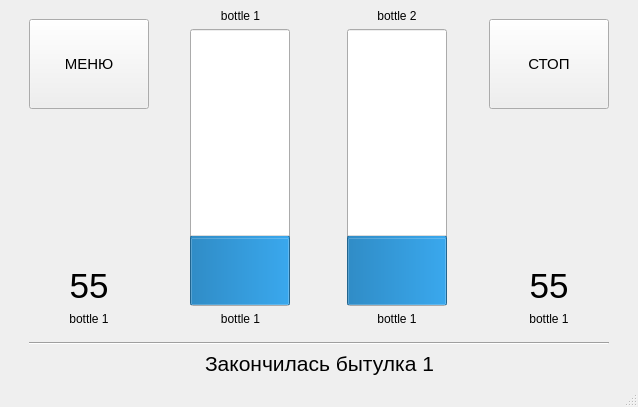
<?xml version="1.0" encoding="UTF-8"?>
<ui version="4.0">
 <class>MainWindow</class>
 <widget class="QMainWindow" name="MainWindow">
  <property name="geometry">
   <rect>
    <x>0</x>
    <y>0</y>
    <width>638</width>
    <height>407</height>
   </rect>
  </property>
  <property name="minimumSize">
   <size>
    <width>480</width>
    <height>320</height>
   </size>
  </property>
  <property name="windowTitle">
   <string>MainWindow</string>
  </property>
  <widget class="QWidget" name="centralwidget">
   <layout class="QHBoxLayout" name="horizontalLayout_5">
    <item>
     <spacer name="horizontalSpacer_7">
      <property name="orientation">
       <enum>Qt::Horizontal</enum>
      </property>
      <property name="sizeType">
       <enum>QSizePolicy::Minimum</enum>
      </property>
      <property name="sizeHint" stdset="0">
       <size>
        <width>20</width>
        <height>20</height>
       </size>
      </property>
     </spacer>
    </item>
    <item>
     <layout class="QVBoxLayout" name="verticalLayout_5">
      <item>
       <layout class="QHBoxLayout" name="horizontalLayout_4">
        <item>
         <layout class="QVBoxLayout" name="verticalLayout_3">
          <item>
           <widget class="QPushButton" name="button_menu">
            <property name="minimumSize">
             <size>
              <width>120</width>
              <height>90</height>
             </size>
            </property>
            <property name="maximumSize">
             <size>
              <width>85</width>
              <height>70</height>
             </size>
            </property>
            <property name="font">
             <font>
              <pointsize>11</pointsize>
             </font>
            </property>
            <property name="text">
             <string>МЕНЮ</string>
            </property>
            <property name="autoRepeatInterval">
             <number>100</number>
            </property>
           </widget>
          </item>
          <item>
           <spacer name="verticalSpacer">
            <property name="orientation">
             <enum>Qt::Vertical</enum>
            </property>
            <property name="sizeHint" stdset="0">
             <size>
              <width>20</width>
              <height>40</height>
             </size>
            </property>
           </spacer>
          </item>
          <item>
           <widget class="QLabel" name="value_2">
            <property name="font">
             <font>
              <pointsize>26</pointsize>
             </font>
            </property>
            <property name="text">
             <string>55</string>
            </property>
            <property name="alignment">
             <set>Qt::AlignCenter</set>
            </property>
           </widget>
          </item>
          <item>
           <widget class="QLabel" name="label_5">
            <property name="text">
             <string>bottle 1</string>
            </property>
            <property name="alignment">
             <set>Qt::AlignCenter</set>
            </property>
           </widget>
          </item>
         </layout>
        </item>
        <item>
         <spacer name="horizontalSpacer_13">
          <property name="orientation">
           <enum>Qt::Horizontal</enum>
          </property>
          <property name="sizeHint" stdset="0">
           <size>
            <width>40</width>
            <height>20</height>
           </size>
          </property>
         </spacer>
        </item>
        <item>
         <layout class="QVBoxLayout" name="verticalLayout">
          <item>
           <widget class="QLabel" name="label">
            <property name="text">
             <string>bottle 1</string>
            </property>
            <property name="alignment">
             <set>Qt::AlignCenter</set>
            </property>
           </widget>
          </item>
          <item>
           <layout class="QHBoxLayout" name="horizontalLayout_2">
            <item>
             <spacer name="horizontalSpacer_10">
              <property name="orientation">
               <enum>Qt::Horizontal</enum>
              </property>
              <property name="sizeHint" stdset="0">
               <size>
                <width>40</width>
                <height>20</height>
               </size>
              </property>
             </spacer>
            </item>
            <item>
             <widget class="QProgressBar" name="progressBar">
              <property name="minimumSize">
               <size>
                <width>100</width>
                <height>0</height>
               </size>
              </property>
              <property name="font">
               <font>
                <pointsize>11</pointsize>
               </font>
              </property>
              <property name="value">
               <number>24</number>
              </property>
              <property name="alignment">
               <set>Qt::AlignCenter</set>
              </property>
              <property name="orientation">
               <enum>Qt::Vertical</enum>
              </property>
              <property name="format">
               <string/>
              </property>
             </widget>
            </item>
            <item>
             <spacer name="horizontalSpacer_9">
              <property name="orientation">
               <enum>Qt::Horizontal</enum>
              </property>
              <property name="sizeHint" stdset="0">
               <size>
                <width>40</width>
                <height>20</height>
               </size>
              </property>
             </spacer>
            </item>
           </layout>
          </item>
          <item>
           <widget class="QLabel" name="label_8">
            <property name="text">
             <string>bottle 1</string>
            </property>
            <property name="alignment">
             <set>Qt::AlignCenter</set>
            </property>
           </widget>
          </item>
         </layout>
        </item>
        <item>
         <spacer name="horizontalSpacer_3">
          <property name="orientation">
           <enum>Qt::Horizontal</enum>
          </property>
          <property name="sizeHint" stdset="0">
           <size>
            <width>13</width>
            <height>20</height>
           </size>
          </property>
         </spacer>
        </item>
        <item>
         <layout class="QVBoxLayout" name="verticalLayout_2">
          <item>
           <widget class="QLabel" name="label_2">
            <property name="text">
             <string>bottle 2</string>
            </property>
            <property name="alignment">
             <set>Qt::AlignCenter</set>
            </property>
           </widget>
          </item>
          <item>
           <layout class="QHBoxLayout" name="horizontalLayout">
            <item>
             <spacer name="horizontalSpacer_11">
              <property name="orientation">
               <enum>Qt::Horizontal</enum>
              </property>
              <property name="sizeHint" stdset="0">
               <size>
                <width>40</width>
                <height>20</height>
               </size>
              </property>
             </spacer>
            </item>
            <item>
             <widget class="QProgressBar" name="progressBar_2">
              <property name="minimumSize">
               <size>
                <width>100</width>
                <height>0</height>
               </size>
              </property>
              <property name="font">
               <font>
                <pointsize>11</pointsize>
               </font>
              </property>
              <property name="value">
               <number>24</number>
              </property>
              <property name="alignment">
               <set>Qt::AlignCenter</set>
              </property>
              <property name="orientation">
               <enum>Qt::Vertical</enum>
              </property>
              <property name="format">
               <string/>
              </property>
             </widget>
            </item>
            <item>
             <spacer name="horizontalSpacer_12">
              <property name="orientation">
               <enum>Qt::Horizontal</enum>
              </property>
              <property name="sizeHint" stdset="0">
               <size>
                <width>40</width>
                <height>20</height>
               </size>
              </property>
             </spacer>
            </item>
           </layout>
          </item>
          <item>
           <widget class="QLabel" name="label_9">
            <property name="text">
             <string>bottle 1</string>
            </property>
            <property name="alignment">
             <set>Qt::AlignCenter</set>
            </property>
           </widget>
          </item>
         </layout>
        </item>
        <item>
         <spacer name="horizontalSpacer_6">
          <property name="orientation">
           <enum>Qt::Horizontal</enum>
          </property>
          <property name="sizeHint" stdset="0">
           <size>
            <width>40</width>
            <height>20</height>
           </size>
          </property>
         </spacer>
        </item>
        <item>
         <layout class="QVBoxLayout" name="verticalLayout_4">
          <item>
           <widget class="QPushButton" name="button_stop">
            <property name="minimumSize">
             <size>
              <width>120</width>
              <height>90</height>
             </size>
            </property>
            <property name="maximumSize">
             <size>
              <width>85</width>
              <height>70</height>
             </size>
            </property>
            <property name="font">
             <font>
              <pointsize>11</pointsize>
             </font>
            </property>
            <property name="text">
             <string>СТОП</string>
            </property>
            <property name="autoRepeatInterval">
             <number>100</number>
            </property>
           </widget>
          </item>
          <item>
           <spacer name="verticalSpacer_2">
            <property name="orientation">
             <enum>Qt::Vertical</enum>
            </property>
            <property name="sizeHint" stdset="0">
             <size>
              <width>20</width>
              <height>40</height>
             </size>
            </property>
           </spacer>
          </item>
          <item>
           <widget class="QLabel" name="value">
            <property name="font">
             <font>
              <pointsize>26</pointsize>
             </font>
            </property>
            <property name="text">
             <string>55</string>
            </property>
            <property name="alignment">
             <set>Qt::AlignCenter</set>
            </property>
           </widget>
          </item>
          <item>
           <widget class="QLabel" name="label_4">
            <property name="text">
             <string>bottle 1</string>
            </property>
            <property name="alignment">
             <set>Qt::AlignCenter</set>
            </property>
           </widget>
          </item>
         </layout>
        </item>
       </layout>
      </item>
      <item>
       <spacer name="verticalSpacer_3">
        <property name="orientation">
         <enum>Qt::Vertical</enum>
        </property>
        <property name="sizeType">
         <enum>QSizePolicy::Minimum</enum>
        </property>
        <property name="sizeHint" stdset="0">
         <size>
          <width>20</width>
          <height>10</height>
         </size>
        </property>
       </spacer>
      </item>
      <item>
       <widget class="Line" name="line">
        <property name="orientation">
         <enum>Qt::Horizontal</enum>
        </property>
       </widget>
      </item>
      <item>
       <layout class="QHBoxLayout" name="horizontalLayout_3">
        <item>
         <spacer name="horizontalSpacer">
          <property name="orientation">
           <enum>Qt::Horizontal</enum>
          </property>
          <property name="sizeHint" stdset="0">
           <size>
            <width>40</width>
            <height>20</height>
           </size>
          </property>
         </spacer>
        </item>
        <item>
         <widget class="QLabel" name="label_3">
          <property name="font">
           <font>
            <pointsize>16</pointsize>
           </font>
          </property>
          <property name="text">
           <string>Закончилась бытулка 1</string>
          </property>
         </widget>
        </item>
        <item>
         <spacer name="horizontalSpacer_2">
          <property name="orientation">
           <enum>Qt::Horizontal</enum>
          </property>
          <property name="sizeHint" stdset="0">
           <size>
            <width>40</width>
            <height>20</height>
           </size>
          </property>
         </spacer>
        </item>
       </layout>
      </item>
     </layout>
    </item>
    <item>
     <spacer name="horizontalSpacer_8">
      <property name="orientation">
       <enum>Qt::Horizontal</enum>
      </property>
      <property name="sizeType">
       <enum>QSizePolicy::Minimum</enum>
      </property>
      <property name="sizeHint" stdset="0">
       <size>
        <width>20</width>
        <height>20</height>
       </size>
      </property>
     </spacer>
    </item>
   </layout>
  </widget>
  <widget class="QMenuBar" name="menubar">
   <property name="geometry">
    <rect>
     <x>0</x>
     <y>0</y>
     <width>638</width>
     <height>26</height>
    </rect>
   </property>
  </widget>
  <widget class="QStatusBar" name="statusbar"/>
 </widget>
 <resources/>
 <connections/>
</ui>
